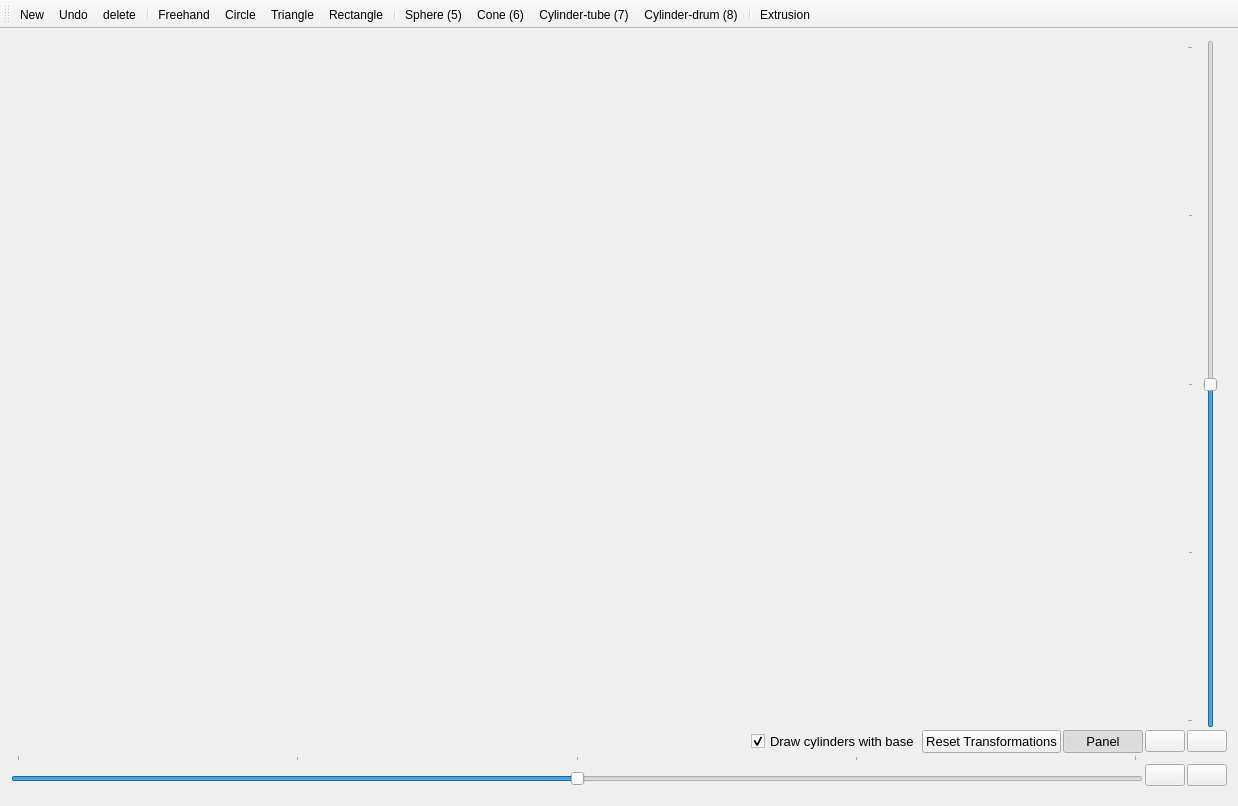
<?xml version="1.0" encoding="UTF-8"?>
<ui version="4.0">
 <class>MainWindow</class>
 <widget class="QMainWindow" name="MainWindow">
  <property name="geometry">
   <rect>
    <x>0</x>
    <y>0</y>
    <width>1238</width>
    <height>806</height>
   </rect>
  </property>
  <property name="sizePolicy">
   <sizepolicy hsizetype="Expanding" vsizetype="Expanding">
    <horstretch>0</horstretch>
    <verstretch>0</verstretch>
   </sizepolicy>
  </property>
  <property name="minimumSize">
   <size>
    <width>1200</width>
    <height>800</height>
   </size>
  </property>
  <property name="contextMenuPolicy">
   <enum>Qt::NoContextMenu</enum>
  </property>
  <property name="windowTitle">
   <string>Speedy Sketching (2009)</string>
  </property>
  <property name="tabShape">
   <enum>QTabWidget::Rounded</enum>
  </property>
  <widget class="QWidget" name="centralWidget">
   <layout class="QHBoxLayout" name="horizontalLayout">
    <item>
     <layout class="QGridLayout" name="gridLayout">
      <property name="sizeConstraint">
       <enum>QLayout::SetMaximumSize</enum>
      </property>
      <property name="spacing">
       <number>2</number>
      </property>
      <item row="2" column="2">
       <widget class="QPushButton" name="zoomOutButton">
        <property name="focusPolicy">
         <enum>Qt::NoFocus</enum>
        </property>
        <property name="toolTip">
         <string>Zoom out (-)</string>
        </property>
        <property name="text">
         <string/>
        </property>
        <property name="icon">
         <iconset>
          <normaloff>:/icons/zoomout.png</normaloff>:/icons/zoomout.png</iconset>
        </property>
        <property name="iconSize">
         <size>
          <width>30</width>
          <height>30</height>
         </size>
        </property>
        <property name="shortcut">
         <string>-</string>
        </property>
        <property name="autoRepeat">
         <bool>true</bool>
        </property>
        <property name="autoRepeatDelay">
         <number>300</number>
        </property>
        <property name="autoRepeatInterval">
         <number>8</number>
        </property>
       </widget>
      </item>
      <item row="2" column="1">
       <widget class="QPushButton" name="outButton">
        <property name="sizePolicy">
         <sizepolicy hsizetype="Maximum" vsizetype="Fixed">
          <horstretch>0</horstretch>
          <verstretch>0</verstretch>
         </sizepolicy>
        </property>
        <property name="focusPolicy">
         <enum>Qt::NoFocus</enum>
        </property>
        <property name="toolTip">
         <string>Pull panel out (Arrow Down)</string>
        </property>
        <property name="text">
         <string/>
        </property>
        <property name="icon">
         <iconset>
          <normaloff>:/icons/downarrow.png</normaloff>:/icons/downarrow.png</iconset>
        </property>
        <property name="iconSize">
         <size>
          <width>30</width>
          <height>30</height>
         </size>
        </property>
        <property name="shortcut">
         <string>Down</string>
        </property>
        <property name="autoRepeat">
         <bool>true</bool>
        </property>
        <property name="autoExclusive">
         <bool>false</bool>
        </property>
        <property name="autoRepeatInterval">
         <number>5</number>
        </property>
       </widget>
      </item>
      <item row="1" column="2">
       <widget class="QPushButton" name="zoomInButton">
        <property name="focusPolicy">
         <enum>Qt::NoFocus</enum>
        </property>
        <property name="toolTip">
         <string>Zoom in (+)</string>
        </property>
        <property name="text">
         <string/>
        </property>
        <property name="icon">
         <iconset>
          <normaloff>:/icons/zoomin.png</normaloff>:/icons/zoomin.png</iconset>
        </property>
        <property name="iconSize">
         <size>
          <width>30</width>
          <height>30</height>
         </size>
        </property>
        <property name="shortcut">
         <string>=</string>
        </property>
        <property name="autoRepeat">
         <bool>true</bool>
        </property>
        <property name="autoExclusive">
         <bool>false</bool>
        </property>
        <property name="autoRepeatDelay">
         <number>300</number>
        </property>
        <property name="autoRepeatInterval">
         <number>8</number>
        </property>
        <property name="autoDefault">
         <bool>false</bool>
        </property>
        <property name="default">
         <bool>false</bool>
        </property>
        <property name="flat">
         <bool>false</bool>
        </property>
       </widget>
      </item>
      <item row="1" column="1">
       <widget class="QPushButton" name="inButton">
        <property name="sizePolicy">
         <sizepolicy hsizetype="Maximum" vsizetype="Fixed">
          <horstretch>0</horstretch>
          <verstretch>0</verstretch>
         </sizepolicy>
        </property>
        <property name="focusPolicy">
         <enum>Qt::NoFocus</enum>
        </property>
        <property name="toolTip">
         <string>Push panel in (Arrow Up)</string>
        </property>
        <property name="text">
         <string/>
        </property>
        <property name="icon">
         <iconset>
          <normaloff>:/icons/uparrow.png</normaloff>:/icons/uparrow.png</iconset>
        </property>
        <property name="iconSize">
         <size>
          <width>30</width>
          <height>30</height>
         </size>
        </property>
        <property name="shortcut">
         <string>Up</string>
        </property>
        <property name="autoRepeat">
         <bool>true</bool>
        </property>
        <property name="autoExclusive">
         <bool>false</bool>
        </property>
        <property name="autoRepeatInterval">
         <number>5</number>
        </property>
       </widget>
      </item>
      <item row="0" column="2">
       <widget class="QSlider" name="verticalSlider">
        <property name="sizePolicy">
         <sizepolicy hsizetype="Fixed" vsizetype="Expanding">
          <horstretch>0</horstretch>
          <verstretch>0</verstretch>
         </sizepolicy>
        </property>
        <property name="minimumSize">
         <size>
          <width>40</width>
          <height>0</height>
         </size>
        </property>
        <property name="cursor">
         <cursorShape>SizeVerCursor</cursorShape>
        </property>
        <property name="mouseTracking">
         <bool>true</bool>
        </property>
        <property name="focusPolicy">
         <enum>Qt::NoFocus</enum>
        </property>
        <property name="toolTip">
         <string>Rotate in X direction</string>
        </property>
        <property name="layoutDirection">
         <enum>Qt::RightToLeft</enum>
        </property>
        <property name="minimum">
         <number>-180</number>
        </property>
        <property name="maximum">
         <number>180</number>
        </property>
        <property name="singleStep">
         <number>15</number>
        </property>
        <property name="pageStep">
         <number>0</number>
        </property>
        <property name="tracking">
         <bool>true</bool>
        </property>
        <property name="orientation">
         <enum>Qt::Vertical</enum>
        </property>
        <property name="invertedControls">
         <bool>false</bool>
        </property>
        <property name="tickPosition">
         <enum>QSlider::TicksAbove</enum>
        </property>
        <property name="tickInterval">
         <number>90</number>
        </property>
       </widget>
      </item>
      <item row="2" column="0">
       <layout class="QHBoxLayout" name="horizontalLayout_2">
        <property name="spacing">
         <number>0</number>
        </property>
        <item>
         <widget class="QSlider" name="horizontalSlider">
          <property name="sizePolicy">
           <sizepolicy hsizetype="Expanding" vsizetype="Fixed">
            <horstretch>0</horstretch>
            <verstretch>0</verstretch>
           </sizepolicy>
          </property>
          <property name="minimumSize">
           <size>
            <width>500</width>
            <height>40</height>
           </size>
          </property>
          <property name="sizeIncrement">
           <size>
            <width>0</width>
            <height>0</height>
           </size>
          </property>
          <property name="baseSize">
           <size>
            <width>100</width>
            <height>0</height>
           </size>
          </property>
          <property name="cursor">
           <cursorShape>SizeHorCursor</cursorShape>
          </property>
          <property name="mouseTracking">
           <bool>true</bool>
          </property>
          <property name="focusPolicy">
           <enum>Qt::NoFocus</enum>
          </property>
          <property name="acceptDrops">
           <bool>false</bool>
          </property>
          <property name="toolTip">
           <string>Rotate in Y direction</string>
          </property>
          <property name="layoutDirection">
           <enum>Qt::LeftToRight</enum>
          </property>
          <property name="minimum">
           <number>-180</number>
          </property>
          <property name="maximum">
           <number>180</number>
          </property>
          <property name="singleStep">
           <number>15</number>
          </property>
          <property name="pageStep">
           <number>0</number>
          </property>
          <property name="value">
           <number>0</number>
          </property>
          <property name="sliderPosition">
           <number>0</number>
          </property>
          <property name="orientation">
           <enum>Qt::Horizontal</enum>
          </property>
          <property name="tickPosition">
           <enum>QSlider::TicksAbove</enum>
          </property>
          <property name="tickInterval">
           <number>90</number>
          </property>
         </widget>
        </item>
       </layout>
      </item>
      <item row="0" column="1">
       <widget class="QLabel" name="label">
        <property name="font">
         <font>
          <pointsize>11</pointsize>
          <bold>true</bold>
         </font>
        </property>
        <property name="layoutDirection">
         <enum>Qt::LeftToRight</enum>
        </property>
        <property name="text">
         <string/>
        </property>
        <property name="alignment">
         <set>Qt::AlignRight|Qt::AlignTrailing|Qt::AlignVCenter</set>
        </property>
       </widget>
      </item>
      <item row="1" column="0">
       <layout class="QHBoxLayout" name="horizontalLayout_4">
        <property name="spacing">
         <number>2</number>
        </property>
        <property name="sizeConstraint">
         <enum>QLayout::SetNoConstraint</enum>
        </property>
        <item>
         <spacer name="horizontalSpacer">
          <property name="orientation">
           <enum>Qt::Horizontal</enum>
          </property>
          <property name="sizeHint" stdset="0">
           <size>
            <width>40</width>
            <height>20</height>
           </size>
          </property>
         </spacer>
        </item>
        <item>
         <widget class="QCheckBox" name="baseEnable">
          <property name="font">
           <font>
            <pointsize>10</pointsize>
           </font>
          </property>
          <property name="text">
           <string>Draw cylinders with base</string>
          </property>
          <property name="checked">
           <bool>true</bool>
          </property>
         </widget>
        </item>
        <item>
         <widget class="QPushButton" name="pushButton">
          <property name="sizePolicy">
           <sizepolicy hsizetype="Maximum" vsizetype="Minimum">
            <horstretch>0</horstretch>
            <verstretch>0</verstretch>
           </sizepolicy>
          </property>
          <property name="font">
           <font>
            <pointsize>10</pointsize>
           </font>
          </property>
          <property name="focusPolicy">
           <enum>Qt::NoFocus</enum>
          </property>
          <property name="text">
           <string>Reset Transformations</string>
          </property>
          <property name="iconSize">
           <size>
            <width>30</width>
            <height>30</height>
           </size>
          </property>
         </widget>
        </item>
        <item>
         <widget class="QPushButton" name="drawPanelButton">
          <property name="sizePolicy">
           <sizepolicy hsizetype="Maximum" vsizetype="Minimum">
            <horstretch>0</horstretch>
            <verstretch>0</verstretch>
           </sizepolicy>
          </property>
          <property name="font">
           <font>
            <pointsize>10</pointsize>
           </font>
          </property>
          <property name="focusPolicy">
           <enum>Qt::NoFocus</enum>
          </property>
          <property name="layoutDirection">
           <enum>Qt::RightToLeft</enum>
          </property>
          <property name="autoFillBackground">
           <bool>false</bool>
          </property>
          <property name="text">
           <string>Panel</string>
          </property>
          <property name="checkable">
           <bool>true</bool>
          </property>
          <property name="checked">
           <bool>true</bool>
          </property>
          <property name="flat">
           <bool>false</bool>
          </property>
         </widget>
        </item>
       </layout>
      </item>
     </layout>
    </item>
   </layout>
  </widget>
  <widget class="QToolBar" name="shapeToolBar">
   <property name="windowTitle">
    <string>toolBar</string>
   </property>
   <property name="layoutDirection">
    <enum>Qt::LeftToRight</enum>
   </property>
   <property name="iconSize">
    <size>
     <width>50</width>
     <height>50</height>
    </size>
   </property>
   <attribute name="toolBarArea">
    <enum>TopToolBarArea</enum>
   </attribute>
   <attribute name="toolBarBreak">
    <bool>false</bool>
   </attribute>
   <addaction name="actionNew"/>
   <addaction name="actionUndo"/>
   <addaction name="actionDelete"/>
   <addaction name="separator"/>
   <addaction name="actionFreehand"/>
   <addaction name="actionCircle"/>
   <addaction name="actionTriangle"/>
   <addaction name="actionSquare"/>
   <addaction name="separator"/>
   <addaction name="actionSphere"/>
   <addaction name="actionCone"/>
   <addaction name="actionCylinder_tube"/>
   <addaction name="actionCylinder_drum"/>
   <addaction name="separator"/>
   <addaction name="actionPush_pull"/>
  </widget>
  <action name="actionCircle">
   <property name="checkable">
    <bool>true</bool>
   </property>
   <property name="icon">
    <iconset>
     <normaloff>:/icons/circle.png</normaloff>:/icons/circle.png</iconset>
   </property>
   <property name="text">
    <string>Circle</string>
   </property>
   <property name="toolTip">
    <string>Circle (2)</string>
   </property>
   <property name="shortcut">
    <string>2</string>
   </property>
  </action>
  <action name="actionTriangle">
   <property name="checkable">
    <bool>true</bool>
   </property>
   <property name="icon">
    <iconset>
     <normaloff>:/icons/triangle.png</normaloff>:/icons/triangle.png</iconset>
   </property>
   <property name="text">
    <string>Triangle</string>
   </property>
   <property name="toolTip">
    <string>Triangle (3)</string>
   </property>
   <property name="shortcut">
    <string>3</string>
   </property>
  </action>
  <action name="actionSquare">
   <property name="checkable">
    <bool>true</bool>
   </property>
   <property name="icon">
    <iconset>
     <normalon>:/icons/rectangle.png</normalon>
    </iconset>
   </property>
   <property name="text">
    <string>Rectangle</string>
   </property>
   <property name="toolTip">
    <string>Rectangle (4)</string>
   </property>
   <property name="shortcut">
    <string>4</string>
   </property>
  </action>
  <action name="actionCopy">
   <property name="icon">
    <iconset>
     <normalon>:/icons/copy.png</normalon>
    </iconset>
   </property>
   <property name="text">
    <string>Copy</string>
   </property>
   <property name="shortcut">
    <string>Ctrl+C</string>
   </property>
  </action>
  <action name="actionPaste">
   <property name="icon">
    <iconset>
     <normalon>:/icons/paste.png</normalon>
    </iconset>
   </property>
   <property name="text">
    <string>Paste</string>
   </property>
   <property name="shortcut">
    <string>Ctrl+V</string>
   </property>
  </action>
  <action name="actionUndo">
   <property name="icon">
    <iconset>
     <normalon>:/icons/undo.png</normalon>
    </iconset>
   </property>
   <property name="text">
    <string>Undo</string>
   </property>
   <property name="toolTip">
    <string>Undo (Ctrl+Z)</string>
   </property>
   <property name="shortcut">
    <string>Ctrl+Z</string>
   </property>
  </action>
  <action name="actionRedo">
   <property name="icon">
    <iconset>
     <normalon>:/icons/redo.png</normalon>
    </iconset>
   </property>
   <property name="text">
    <string>Redo</string>
   </property>
   <property name="toolTip">
    <string>Redo (Ctrl+Y)</string>
   </property>
   <property name="shortcut">
    <string>Ctrl+Y</string>
   </property>
  </action>
  <action name="actionNew">
   <property name="icon">
    <iconset>
     <normalon>:/icons/filenew.png</normalon>
    </iconset>
   </property>
   <property name="text">
    <string>New</string>
   </property>
   <property name="toolTip">
    <string>New (Ctrl+N)</string>
   </property>
   <property name="shortcut">
    <string>Ctrl+N</string>
   </property>
  </action>
  <action name="actionOpen">
   <property name="icon">
    <iconset>
     <normalon>:/icons/fileopen.png</normalon>
    </iconset>
   </property>
   <property name="text">
    <string>Open</string>
   </property>
   <property name="shortcut">
    <string>Ctrl+O</string>
   </property>
  </action>
  <action name="actionSave">
   <property name="icon">
    <iconset>
     <normalon>:/icons/filesave.png</normalon>
    </iconset>
   </property>
   <property name="text">
    <string>Save</string>
   </property>
   <property name="shortcut">
    <string>Ctrl+S</string>
   </property>
  </action>
  <action name="actionFreehand">
   <property name="checkable">
    <bool>true</bool>
   </property>
   <property name="icon">
    <iconset>
     <normaloff>:/icons/freehand.png</normaloff>:/icons/freehand.png</iconset>
   </property>
   <property name="text">
    <string>Freehand</string>
   </property>
   <property name="toolTip">
    <string>Freehand (1)</string>
   </property>
   <property name="shortcut">
    <string>1</string>
   </property>
  </action>
  <action name="actionSphere">
   <property name="checkable">
    <bool>true</bool>
   </property>
   <property name="icon">
    <iconset>
     <normaloff>:/icons/sphere.png</normaloff>:/icons/sphere.png</iconset>
   </property>
   <property name="text">
    <string>Sphere (5)</string>
   </property>
   <property name="toolTip">
    <string>Sphere (5)</string>
   </property>
   <property name="shortcut">
    <string>5</string>
   </property>
  </action>
  <action name="actionCube">
   <property name="checkable">
    <bool>true</bool>
   </property>
   <property name="text">
    <string>Cube</string>
   </property>
  </action>
  <action name="actionCone">
   <property name="checkable">
    <bool>true</bool>
   </property>
   <property name="icon">
    <iconset>
     <normaloff>:/icons/cone.png</normaloff>:/icons/cone.png</iconset>
   </property>
   <property name="text">
    <string>Cone (6)</string>
   </property>
   <property name="shortcut">
    <string>6</string>
   </property>
  </action>
  <action name="actionCylinder_tube">
   <property name="checkable">
    <bool>true</bool>
   </property>
   <property name="icon">
    <iconset>
     <normaloff>:/icons/cylinder_t.png</normaloff>:/icons/cylinder_t.png</iconset>
   </property>
   <property name="text">
    <string>Cylinder-tube (7)</string>
   </property>
   <property name="shortcut">
    <string>7</string>
   </property>
  </action>
  <action name="actionCylinder_drum">
   <property name="checkable">
    <bool>true</bool>
   </property>
   <property name="icon">
    <iconset>
     <normaloff>:/icons/cylinder_d.png</normaloff>:/icons/cylinder_d.png</iconset>
   </property>
   <property name="text">
    <string>Cylinder-drum (8)</string>
   </property>
   <property name="shortcut">
    <string>8</string>
   </property>
  </action>
  <action name="actionPush_pull">
   <property name="checkable">
    <bool>true</bool>
   </property>
   <property name="icon">
    <iconset>
     <normaloff>:/icons/extrusion.png</normaloff>:/icons/extrusion.png</iconset>
   </property>
   <property name="text">
    <string>Extrusion</string>
   </property>
   <property name="shortcut">
    <string>0</string>
   </property>
  </action>
  <action name="actionHelp">
   <property name="icon">
    <iconset>
     <normalon>:/icons/help.png</normalon>
    </iconset>
   </property>
   <property name="text">
    <string>Help</string>
   </property>
  </action>
  <action name="actionDelete">
   <property name="checkable">
    <bool>true</bool>
   </property>
   <property name="icon">
    <iconset>
     <normaloff>:/icons/remove.png</normaloff>:/icons/remove.png</iconset>
   </property>
   <property name="text">
    <string>delete</string>
   </property>
   <property name="toolTip">
    <string>Delete objects</string>
   </property>
   <property name="shortcut">
    <string>Del</string>
   </property>
  </action>
 </widget>
 <layoutdefault spacing="6" margin="11"/>
 <resources/>
 <connections>
  <connection>
   <sender>verticalSlider</sender>
   <signal>valueChanged(int)</signal>
   <receiver>MainWindow</receiver>
   <slot>xRotation(int)</slot>
   <hints>
    <hint type="sourcelabel">
     <x>801</x>
     <y>336</y>
    </hint>
    <hint type="destinationlabel">
     <x>589</x>
     <y>335</y>
    </hint>
   </hints>
  </connection>
  <connection>
   <sender>horizontalSlider</sender>
   <signal>valueChanged(int)</signal>
   <receiver>MainWindow</receiver>
   <slot>yRotation(int)</slot>
   <hints>
    <hint type="sourcelabel">
     <x>269</x>
     <y>570</y>
    </hint>
    <hint type="destinationlabel">
     <x>224</x>
     <y>386</y>
    </hint>
   </hints>
  </connection>
  <connection>
   <sender>zoomOutButton</sender>
   <signal>pressed()</signal>
   <receiver>MainWindow</receiver>
   <slot>zoomOut()</slot>
   <hints>
    <hint type="sourcelabel">
     <x>812</x>
     <y>556</y>
    </hint>
    <hint type="destinationlabel">
     <x>742</x>
     <y>493</y>
    </hint>
   </hints>
  </connection>
  <connection>
   <sender>zoomInButton</sender>
   <signal>pressed()</signal>
   <receiver>MainWindow</receiver>
   <slot>zoomIn()</slot>
   <hints>
    <hint type="sourcelabel">
     <x>811</x>
     <y>538</y>
    </hint>
    <hint type="destinationlabel">
     <x>732</x>
     <y>529</y>
    </hint>
   </hints>
  </connection>
  <connection>
   <sender>horizontalSlider</sender>
   <signal>sliderReleased()</signal>
   <receiver>MainWindow</receiver>
   <slot>resetSliders()</slot>
   <hints>
    <hint type="sourcelabel">
     <x>399</x>
     <y>571</y>
    </hint>
    <hint type="destinationlabel">
     <x>419</x>
     <y>299</y>
    </hint>
   </hints>
  </connection>
  <connection>
   <sender>verticalSlider</sender>
   <signal>sliderReleased()</signal>
   <receiver>MainWindow</receiver>
   <slot>resetSliders()</slot>
   <hints>
    <hint type="sourcelabel">
     <x>803</x>
     <y>279</y>
    </hint>
    <hint type="destinationlabel">
     <x>419</x>
     <y>299</y>
    </hint>
   </hints>
  </connection>
 </connections>
 <slots>
  <slot>xRotation(int)</slot>
  <slot>resetSliders()</slot>
  <slot>yRotation(int)</slot>
  <slot>zoomIn()</slot>
  <slot>zoomOut()</slot>
 </slots>
</ui>
